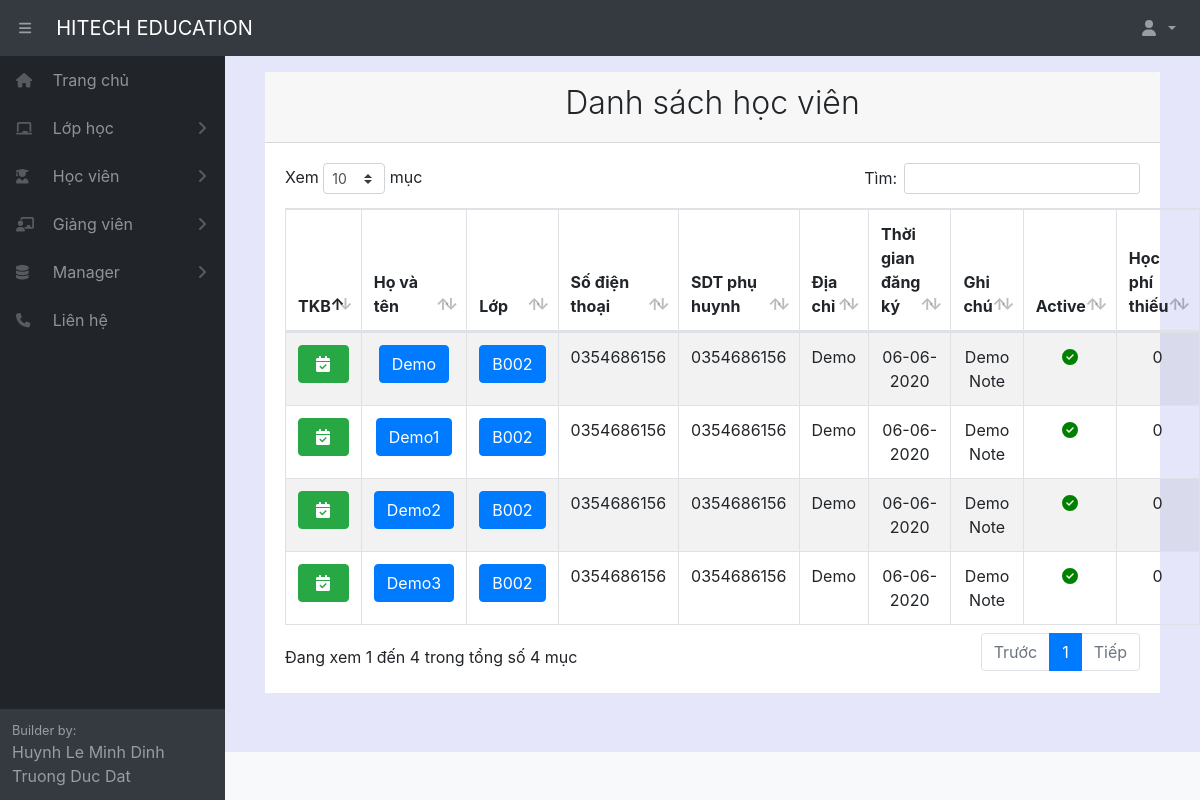
Page /liststudent/ (signed in) on the earlier database version.
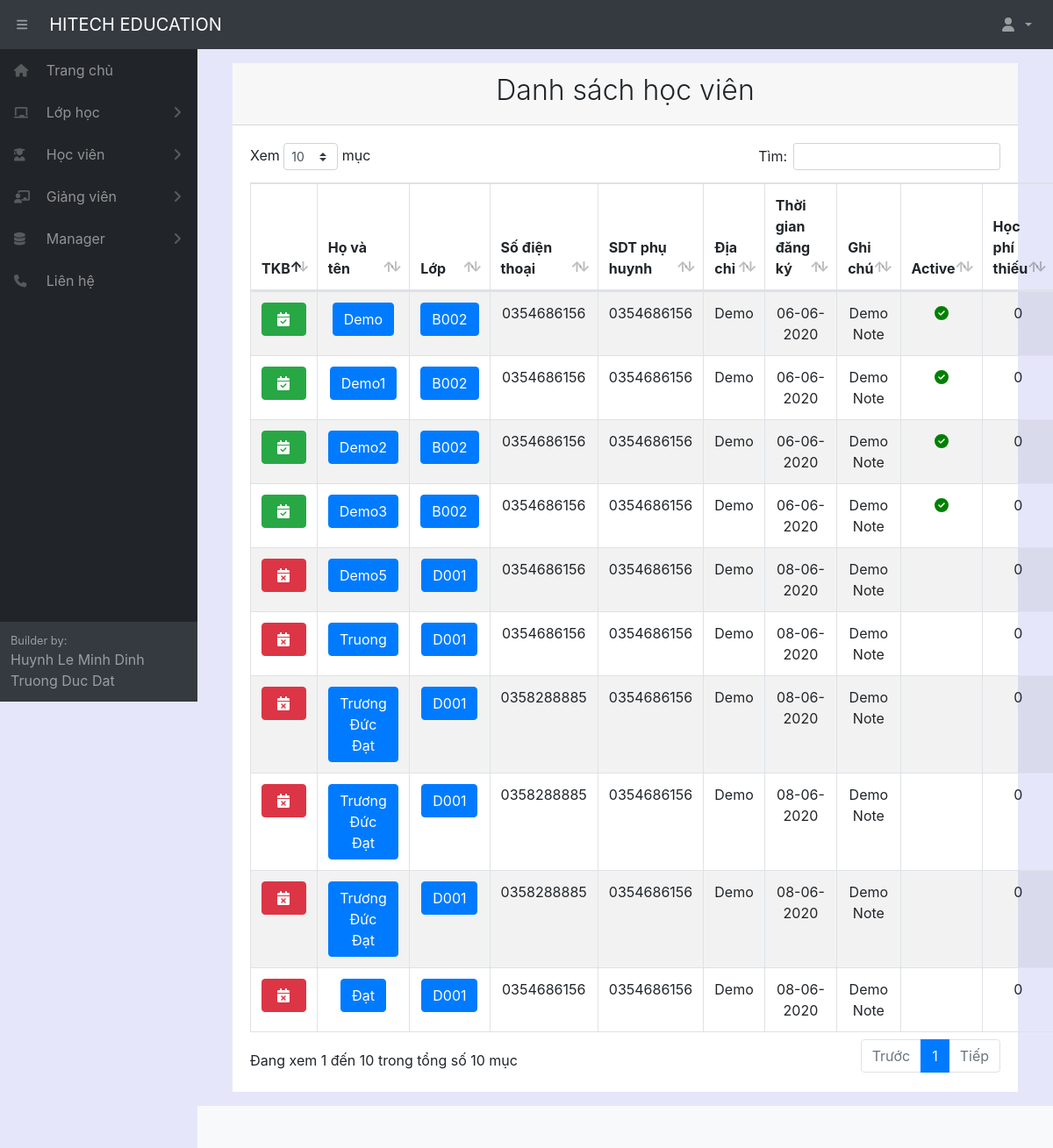
Same page on the later database version.
### home/models.py (models this page shows, shortened)
class Student(models.Model):
    fullname = models.CharField(max_length=100, verbose_name="Tên học sinh")
    gender = models.ForeignKey(Gender, null= True, on_delete=models.SET_NULL)
    birthday = models.DateField(verbose_name="Ngày sinh")
    identity_card = models.CharField(max_length=100, null = True, blank=True, verbose_name="CMND")
    phonenumber = models.CharField(max_length=100, null = True, blank=True, verbose_name="SDT")
    phonenumber_family = models.CharField(max_length=100, null = True, blank=True, verbose_name="SDT phụ huynh")
    email = models.CharField(max_length=100, null = True, blank=True, verbose_name="Email")
    adress = models.CharField(max_length=300, null = True, blank=True, verbose_name="Địa chỉ")
    classname = models.ForeignKey(Classname, null= True, on_delete=models.SET_NULL)
    fee = models.IntegerField(default=0, verbose_name="Học phí")
    fee_remain = models.IntegerField(default=0, verbose_name="Học phí còn lại")
    create_date = models.DateField(auto_now_add=True, verbose_name="Ngày đăng ký học")
    havedetailschedule = active = models.BooleanField(default=False, verbose_name="Thời khóa biểu cá nhân")
    note = models.CharField(max_length=300, null = True, blank=True, verbose_name="Ghi chú")
    active = models.BooleanField(default=True, verbose_name="Trạng thái")
    class Meta:
        ordering =["fullname"]
        verbose_name_plural = "Học sinh"

class Classname(models.Model):
    fullname = models.CharField(max_length=100, verbose_name="Tên lớp học")
    startdate = models.DateField(auto_now_add=True, verbose_name="Ngày bắt đầu")
    room = models.ForeignKey(Room, null= True, on_delete=models.SET_NULL)
    unit = models.ForeignKey(Unit, null = True, on_delete=models.SET_NULL)
    timeshift = models.ForeignKey(TimeShift, null = True, on_delete=models.SET_NULL)
    startdate = models.DateField(verbose_name="Ngày bắt đầu học")
    timeweek = models.ForeignKey(TimeWeek, null = True, on_delete=models.SET_NULL)
    teacher = models.ForeignKey(Teacher, null = True, on_delete=models.SET_NULL)
    datecount = models.IntegerField(default=0, blank=True, verbose_name="Số buổi học")
    note = models.CharField(max_length=300, null = True, blank=True, verbose_name="Ghi chú")
    active = models.BooleanField(default=True, verbose_name="Trạng thái")
    def __str__(self):
        return  self.fullname
    class Meta:
        ordering =["fullname"]
        verbose_name_plural = "Lớp học"

### home/decorators.py (the view)
        def wrapper_func(request, *args, **kwargs):
            group = None
            if request.user.groups.exists():
                group = request.user.groups.all()[0].name
            if group in allowed_roles:
                return view_func(request, *args, **kwargs)
            else:
                return redirect('errorrole')

### home/views.py (called while the page is built)
@login_required(login_url='login')
@allowed_users(allowed_roles=['admin','manager','staff'])
def listStudent(request):
    form = CreateStudentForm()
    liststudent = Student.objects.all()
    listclass = Classname.objects.all()
    for i1 in listclass:
        startdate = datetime.strptime(str(i1.startdate), '%Y-%m-%d')
        today = datetime.now()
        if startdate <= today:
            i1.active=1
            i1.save()
        for a in liststudent:
            if i1.pk==a.classname_id:
                if startdate <= today:
                    a.active=1
                    a.save()
    context = {'listclass': listclass,'liststudent': liststudent}
    return render(request, 'student/student.html', context)

### home/templates/student/student.html (shortened to what this page needs)
{% extends "pages/base.html" %}
{% block content %}
{% load static %}
<div class="card-header">
    <h2 class="text-center font-weight-light">Danh sách học viên</h2>
</div>
<div class="card-body">
    <table id="example" class="table table-striped table-bordered" style="width:100%">
        <thead>
            <tr>
                <th style="width: 5%;">TKB</th>
                <th style="width: 15%;">Họ và tên</th>
                <th style="width: 5%;">Lớp</th>
                <th style="width: 11%;">Số điện thoại</th>
                <th style="width: 11%;">SDT phụ huynh</th>
                <th style="width: 20%;">Địa chỉ</th>
                <th style="width: 10%;">Thời gian đăng ký</th>
                <th style="width: 8%;">Ghi chú</th>
                <th style="width: 5%;">Active</th>
                <th style="width: 10%;">Học phí thiếu</th>
            </tr>
        </thead>
        <tbody>
            {% for i in liststudent %}
            <tr>
                <td style="text-align: center;">
                    {% if i.havedetailschedule %}
                    <a href="/checkinstudent/{{ i.pk }}" style="width: 100%;" class="btn btn-success"><i class="fas fa-calendar-check"
                        style="color: white;"></i></a>
                    {% else %}
                    <a href="/checkinstudent/{{ i.pk }}" style="width: 100%;" class="btn btn-danger"><i class="fas fa-calendar-times"
                        style="color: white;"></i></a>
                    {%endif%}
                </td>
                <td style="text-align: center;"><a href="/student/{{ i.pk }}" class="btn btn-primary">{{ i.fullname }}</a></td>
                <td style="text-align: center;">
                    <a class="btn btn-primary" href="/classstudent/{{ i.classname_id }}">{{ i.classname}}</a>
                </td>
                <td style="text-align: center;">{{ i.phonenumber }}</td>
                <td style="text-align: center;">{{ i.phonenumber_family }}</td>
                <td style="text-align: center;">{{ i.adress }}</td>
                <td style="text-align: center;">{{ i.create_date|date:"d-m-Y" }}</td>
                <td style="text-align: center;">{{ i.note }}</td>
                <td style="text-align: center;">
                    {% if i.active %}
                    <i style="color: green; " class="fas fa-check-circle"></i>
                    {%endif%}
                </td>
                <td style="text-align: center;">{{ i.fee_remain }}</td>
            </tr>
            {% endfor %}
        </tbody>
    </table>
</div>
{% endblock content %}

Differences in the rows shown:
added Student: fullname "Demo5", classname "D001", phonenumber "0354686156", phonenumber_family "0354686156", adress "Demo", create_date "08-06-2020", note "Demo Note", fee_remain "0"
added Student: fullname "Truong", classname "D001", phonenumber "0354686156", phonenumber_family "0354686156", adress "Demo", create_date "08-06-2020", note "Demo Note", fee_remain "0"
added Student: fullname "Trương Đức Đạt", classname "D001", phonenumber "0358288885", phonenumber_family "0354686156", adress "Demo", create_date "08-06-2020", note "Demo Note", fee_remain "0"
added Student: fullname "Trương Đức Đạt", classname "D001", phonenumber "0358288885", phonenumber_family "0354686156", adress "Demo", create_date "08-06-2020", note "Demo Note", fee_remain "0"
added Student: fullname "Trương Đức Đạt", classname "D001", phonenumber "0358288885", phonenumber_family "0354686156", adress "Demo", create_date "08-06-2020", note "Demo Note", fee_remain "0"
added Student: fullname "Đạt", classname "D001", phonenumber "0354686156", phonenumber_family "0354686156", adress "Demo", create_date "08-06-2020", note "Demo Note", fee_remain "0"
Other differences:
text written by a page script: "Xem mục Tìm: Đang xem 1 đến 4 trong tổng số 4 mục Trước 1 Tiếp" → "Xem mục Tìm: Đang xem 1 đến 10 trong tổng số 10 mục Trước 1 Tiếp"
